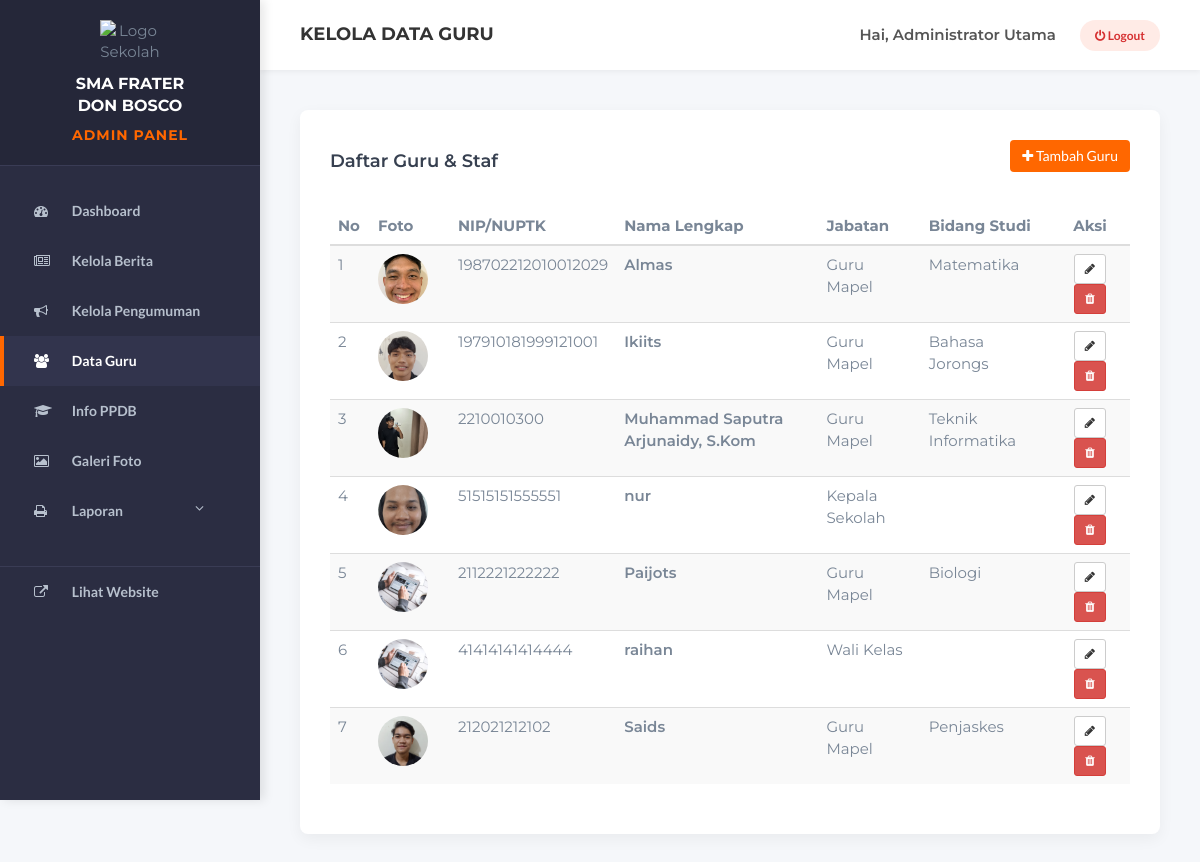
The page /admin/guru.php (signed in) on the database as committed earlier.
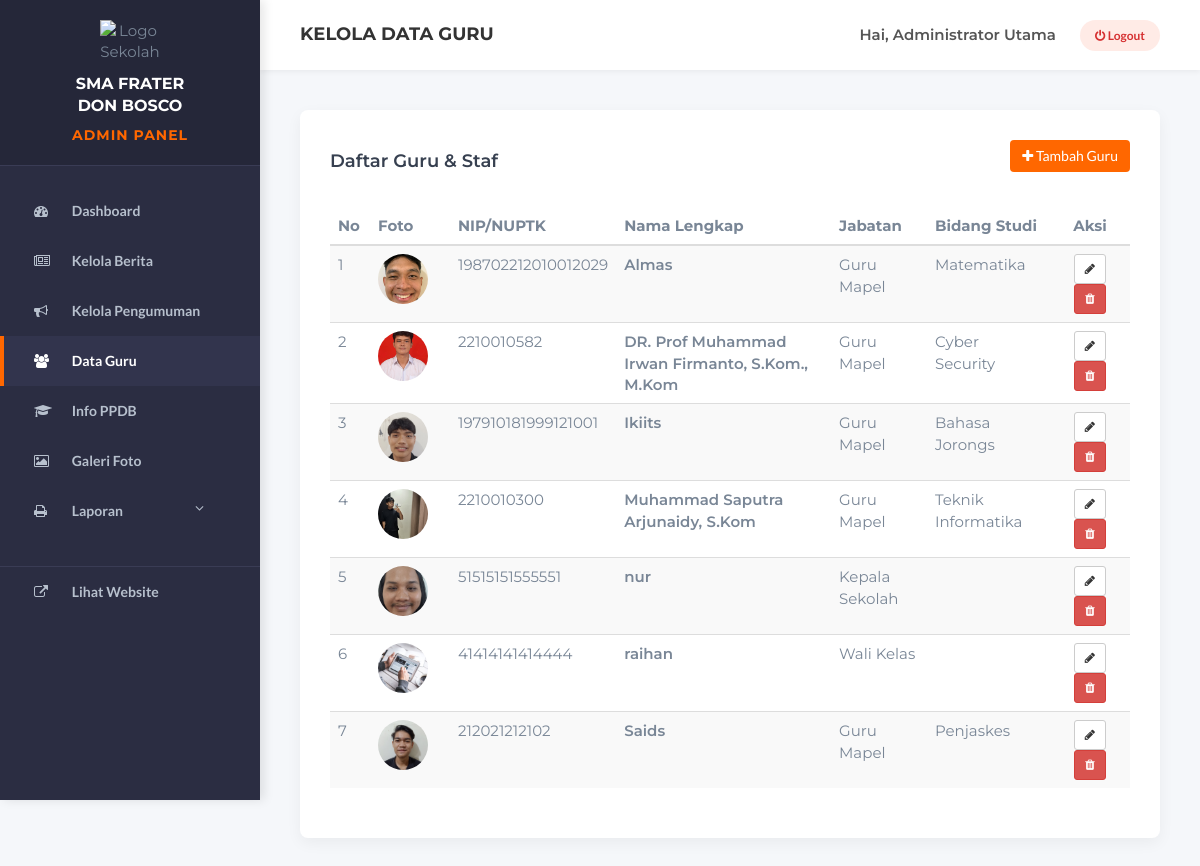
The same page on the database as committed later.
### tables this page shows
CREATE TABLE `guru_staf` (
  `id_guru` int(11) NOT NULL,
  `nip` varchar(50) DEFAULT NULL,
  `nama_lengkap` varchar(100) NOT NULL,
  `jabatan` varchar(50) NOT NULL,
  `bidang_studi` varchar(100) NOT NULL,
  `email` varchar(100) DEFAULT NULL,
  `foto` varchar(255) DEFAULT NULL
);

### controllers/AdminGuruController.php (called while the page is built, shortened)
<?php
require_once __DIR__ . '/../models/GuruModel.php';
class AdminGuruController {
    public function index() {
        $model = new GuruModel();
        $data_guru = $model->getAllGuru();
        require_once '../views/admin/guru_index.php';
    }
}
?>

### models/GuruModel.php (called while the page is built, shortened)
<?php
require_once 'Database.php';
class GuruModel extends Database {
    public function getAllGuru() {
        $sql = "SELECT * FROM guru_staf ORDER BY nama_lengkap ASC";
        $query = $this->query($sql);
        $hasil = [];
        while ($row = mysqli_fetch_assoc($query)) {
            $hasil[] = $row;
        }
        return $hasil;
    }
}
?>

### models/Database.php (called while the page is built, shortened)
<?php
require_once __DIR__ . '/../Koneksi Database/koneksi.php';
class Database {
    protected $koneksi;
    public function __construct() {
        global $koneksi;
        $this->koneksi = $koneksi;
    }
    public function query($sql) {
        return mysqli_query($this->koneksi, $sql);
    }
}
?>

### views/admin/guru_index.php (the view)
<?php
$title = "Kelola Data Guru";
require_once 'template/header.php';
require_once 'template/sidebar.php';
?>
<div class="main-content">
    <?php require_once 'template/topbar.php'; ?>
    <div class="content-wrapper">
        <div class="card-box">
            <div class="row" style="margin-bottom: 20px;">
                <div class="col-md-6"><h4>Daftar Guru & Staf</h4></div>
                <div class="col-md-6 text-right">
                    <a href="guru.php?aksi=tambah" class="btn btn-orange"><i class="fa fa-plus"></i> Tambah Guru</a>
                </div>
            </div>
            <div class="table-responsive">
                <table class="table table-hover table-striped">
                    <thead>
                        <tr>
                            <th width="5%">No</th>
                            <th width="10%">Foto</th>
                            <th>NIP/NUPTK</th>
                            <th>Nama Lengkap</th>
                            <th>Jabatan</th>
                            <th>Bidang Studi</th>
                            <th width="10%" class="text-center">Aksi</th>
                        </tr>
                    </thead>
                    <tbody>
                        <?php
                        $no = 1;
                        if (count($data_guru) > 0) {
                            foreach ($data_guru as $g) {
                                $img_path = "uploads/guru/" . $g['foto'];
                                if(empty($g['foto']) || !file_exists("../admin/" . $img_path)) {
                                    $img_show = "../img/course01.jpg";
                                } else {
                                    $img_show = $img_path;
                                }
                        ?>
                        <tr>
                            <td><?php echo $no++; ?></td>
                            <td><img src="<?php echo $img_show; ?>" width="50" style="border-radius: 50%; height: 50px; object-fit: cover;"></td>
                            <td><?php echo htmlspecialchars($g['nip']); ?></td>
                            <td style="font-weight:600;"><?php echo htmlspecialchars($g['nama_lengkap']); ?></td>
                            <td><?php echo htmlspecialchars($g['jabatan']); ?></td>
                            <td><?php echo htmlspecialchars($g['bidang_studi']); ?></td>
                            <td class="text-center">
                                <a href="guru.php?aksi=edit&id=<?php echo $g['id_guru']; ?>" class="btn btn-sm btn-default"><i class="fa fa-pencil"></i></a>
                                <a href="guru.php?aksi=hapus&id=<?php echo $g['id_guru']; ?>" class="btn btn-sm btn-danger" onclick="return confirm('Hapus data guru ini?')"><i class="fa fa-trash"></i></a>
                            </td>
                        </tr>
                        <?php
                            }
                        } else {
                            echo "<tr><td colspan='7' class='text-center'>Belum ada data guru.</td></tr>";
                        }
                        ?>
                    </tbody>
                </table>
            </div>
        </div>
    </div>
</div>
<?php require_once 'template/footer.php'; ?>

### admin/guru.php (shortened to what this page needs)
<?php
require_once '../controllers/AdminGuruController.php';
$controller = new AdminGuruController();
$aksi = isset($_GET['aksi']) ? $_GET['aksi'] : 'index';
switch ($aksi) {
    default:
        $controller->index();
        break;
}
?>

### views/admin/template/header.php (shortened to what this page needs)
<!DOCTYPE html>
<html lang="id">
<head>
    <link type="text/css" rel="stylesheet" href="../css/bootstrap.min.css"/>
    <link rel="stylesheet" href="../css/font-awesome.min.css">
    <link type="text/css" rel="stylesheet" href="../css/style.css"/>
</head>
<body></body>

### views/admin/template/sidebar.php (shortened to what this page needs)
<div class="admin-sidebar">
    <div class="admin-brand" style="height: auto; padding: 20px 0; flex-direction: column; text-align: center;">
        <img src="../img/logo.png" alt="Logo Sekolah" style="width: 60px; height: auto; margin-bottom: 10px;">
        <h3 style="margin: 0; font-size: 16px; line-height: 1.4;">
            SMA Frater <br> Don Bosco
            <span style="display: block; margin-top: 8px; font-size: 14px; letter-spacing: 1px;">
                ADMIN PANEL
            </span>
        </h3>
    </div>
    <ul class="sidebar-menu">
        <?php $page = basename($_SERVER['PHP_SELF']); ?>
        <li class="<?php echo ($page == 'index.php') ? 'active' : ''; ?>">
            <a href="index.php"><i class="fa fa-dashboard"></i> Dashboard</a>
        </li>
        <li class="<?php echo ($page == 'berita.php') ? 'active' : ''; ?>">
            <a href="berita.php"><i class="fa fa-newspaper-o"></i> Kelola Berita</a>
        </li>
        <li class="<?php echo ($page == 'pengumuman.php') ? 'active' : ''; ?>">
            <a href="pengumuman.php"><i class="fa fa-bullhorn"></i> Kelola Pengumuman</a>
        </li>
        <li class="<?php echo ($page == 'guru.php') ? 'active' : ''; ?>">
            <a href="guru.php"><i class="fa fa-users"></i> Data Guru</a>
        </li>
        <li class="<?php echo ($page == 'ppdb.php') ? 'active' : ''; ?>">
            <a href="ppdb.php"><i class="fa fa-graduation-cap"></i> Info PPDB</a>
        </li>
        <li class="<?php echo ($page == 'galeri.php') ? 'active' : ''; ?>">
            <a href="galeri.php"><i class="fa fa-image"></i> Galeri Foto</a>
        </li>
        <li class="has-submenu">
            <a href="#" class="submenu-toggle">
                <i class="fa fa-print"></i> Laporan <i class="fa fa-angle-down pull-right"></i>
            </a>
        </li>
        <li style="margin-top: 30px; border-top: 1px solid #3a3c55;">
            <a href="../index.php" target="_blank"><i class="fa fa-external-link"></i> Lihat Website</a>
        </li>
    </ul>
</div>

### views/admin/template/topbar.php
<div class="admin-header">
    <h4 style="margin:0; font-weight:700; color: #333; text-transform: uppercase;">
        <?php echo isset($title) ? $title : 'Admin Area'; ?>
    </h4>
    <div class="user-area">
        <span style="margin-right: 20px; font-weight:600; color:#555;">
            Hai, <?php echo isset($_SESSION['admin_nama']) ? $_SESSION['admin_nama'] : 'Admin'; ?>
        </span>
        <a href="logout.php" class="btn-logout" onclick="return confirm('Yakin ingin keluar?')">
            <i class="fa fa-power-off"></i> Logout
        </a>
    </div>
</div>

### views/admin/template/footer.php (shortened to what this page needs)
</body>
</html>

### css/style.css (style rules this page uses)
body { font-family: 'Montserrat', sans-serif; font-size: 15px; font-weight: 400; color: #798696; overflow-x:hidden; }
h1,h2,h3,h4,h5,h6 { margin-top: 12px; margin-bottom: 15px; font-weight: 600; color: #374050; }
h3 { font-size:24px; }
h4 { font-size:18px; }
a { font-family: 'Lato', sans-serif; color: #374050; font-weight: 700; }
ul,ol { margin: 0; padding: 0; list-style: none }

### views/admin/template/header.php (style rules this page uses)
body { background-color: #f5f7fa; font-family: 'Montserrat', sans-serif; padding-top: 0; }
.admin-sidebar { width: 260px; height: 100vh; background: #2B2D42; position: fixed; left: 0; top: 0; z-index: 100; transition: all 0.3s; box-shadow: 4px 0 10px rgba(0,0,0,0.1); overflow-y: auto; }
.admin-brand { height: 70px; display: flex; align-items: center; padding-left: 30px; background: #252739; border-bottom: 1px solid #3a3c55; }
.admin-brand h3 { color: #fff; margin: 0; font-size: 18px; font-weight: 700; text-transform: uppercase; }
.admin-brand span { color: #FF6700; }
.sidebar-menu { list-style: none; padding: 20px 0; margin: 0; }
.sidebar-menu li a { display: block; padding: 15px 30px; color: #b7c0cd; text-decoration: none; transition: 0.3s; font-size: 14px; border-left: 4px solid transparent; }
.sidebar-menu li a:hover, .sidebar-menu li.active a { background: #32344d; color: #fff; border-left-color: #FF6700; }
.sidebar-menu li a i { width: 25px; margin-right: 10px; }
.main-content { margin-left: 260px; transition: all 0.3s; }
.admin-header { background: #fff; height: 70px; box-shadow: 0 2px 5px rgba(0,0,0,0.05); display: flex; justify-content: space-between; align-items: center; padding: 0 40px; }
.content-wrapper { padding: 40px; }
.btn-logout { background: #ffebe6; color: #d63031; padding: 8px 15px; border-radius: 20px; font-size: 12px; font-weight: 700; text-decoration: none; transition: 0.3s; }
.card-box { background: #fff; padding: 30px; border-radius: 8px; box-shadow: 0 5px 15px rgba(0,0,0,0.05); }
.btn-orange { background: #FF6700; color: #fff; border: none; }

Rows that differ between the two databases and show on the page:
changed guru_staf: foto: picture added in place of a placeholder; nip "2112221222222" → "2210010582"; nama_lengkap "Paijots" → "DR. Prof Muhammad Irwan Firmanto, S.Kom., M.Kom"; bidang_studi "Biologi" → "Cyber Security"; moves up the list
